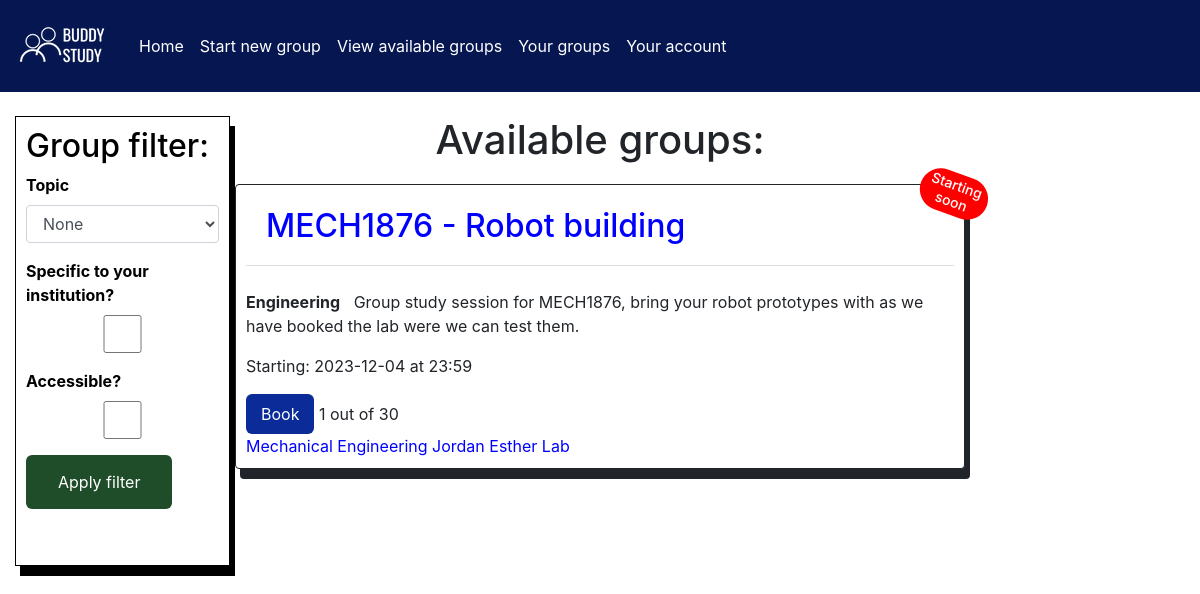
The app's page /viewGroups/institution=False/accessible=False/topic=None (signed in) with its own data.
### app/models.py (models this page shows, shortened)
class Group(db.Model):
    id = db.Column(db.Integer, primary_key=True)
    title = db.Column(db.String(500))
    topic = db.Column(db.String(500))
    description = db.Column(db.Text)
    startDate = db.Column(db.String(500))
    startTime = db.Column(db.String(500))
    capacity = db.Column(db.Integer)
    attendance = db.Column(db.Integer)
    meetingLocation = db.Column(db.Integer, db.ForeignKey('location.locationId'))
    institution = db.Column(db.String(500))
    user_groups = db.relationship('User_Group', backref='group', lazy='dynamic')

class Location(db.Model):
    locationId = db.Column(db.Integer, primary_key=True)
    locationTitle = db.Column(db.String(500))
    locationDescription = db.Column(db.Text)
    accessible = db.Column(db.Boolean)
    groups = db.relationship('Group', backref='location', lazy='dynamic')

### app/views.py (the view)
@app.route('/viewGroups/institution=<inst>/accessible=<accessible>/topic=<topic>', methods = ['GET', 'POST'])
def viewGroups(inst, accessible, topic):
    id = loginCheck()
    app.logger.info("View group page accessed")
    if(id != -1):
        allUserBookedSessions(id)
        allUserCreatedSessions(id)
        form = FilterGroupsForm()
        if(request.method == 'GET'):
            form.topic.data = topic
            if(inst == "True"):
                form.institution.data = True
            if(accessible == "True"):
                form.accessible.data = True
        if(form.validate_on_submit()):
            inst = form.institution.data
            accessible = form.accessible.data
            topic = form.topic.data
            redirectURL = "/viewGroups/institution=" + str(inst) +"/accessible=" + str(accessible) + "/topic=" + topic
            return redirect(redirectURL)
        if(inst != "False" or accessible != "False" or topic != "None"):
            groups = None
            if(inst != "False"):
                user = models.User.query.filter_by(id=id).first()
                groups = institutionSort(user.institution, groups)
            if(accessible != "False"):
                groups = accessibleSort(groups)
            if(topic != "None"):
                groups = topicSort(topic, groups)
        else:
            groups = allCurrentGroups()
    else:
        return redirect('/')
    groups = allCurrentPickableGroups(groups, id)
    return render_template('groupsView.html', groups=groups, userId=id,
                           form=form)

### app/forms.py
class FilterGroupsForm(FlaskForm):
    topic = SelectField('topic', choices = ['None', 'English', 'Mathematics', 'Computing',
                                                'Biology', 'Chemistry', 'Physics', 'Engineering',
                                                'Languages', 'Medicine', 'Nursing', 'Vetenarian sciences',
                                                'Music', 'Geography', 'History', 'Geology', 'Psychology', 'Sociology',
                                                'Criminology', 'Media studies', 'Communications', 'Religous studies',
                                                'Philosophy', 'Business', 'Economics', 'Political studies',
                                                'Law', 'Food sciences', 'Theatre studies'])
    accessible = BooleanField('accessible')
    institution = BooleanField('institution')

### app/views.py (called while the page is built)
def allCurrentPickableGroups(groups, userId):
    pickableGroups = []
    for group in groups:
        user_group = models.User_Group.query.filter_by(group_id=group[0].get('id'), user_id=userId).first()
        if(user_group is None):
            if(int(group[0].get('attendance')) < int(group[0].get('capacity'))):
                pickableGroups.append(group)
    return pickableGroups

def dateChecker(date, time):
    dateSplit = date.split('-')
    timeSplit = time.split(':')
    userDate = datetime(int(dateSplit[0]), int(dateSplit[1]),
                        int(dateSplit[2]),
                        int(timeSplit[0]), int(timeSplit[1]))
    currentDateTime = datetime.now()
    if(userDate <= currentDateTime):
        return False
    else:
        return True

def dateSoon(date, time):
    dateSplit = date.split('-')
    timeSplit = time.split(':')
    userDate = datetime(int(dateSplit[0]),
                        int(dateSplit[1]), int(dateSplit[2]),
                        int(timeSplit[0]), int(timeSplit[1]))
    currentDateTime = datetime.now()
    if(userDate.day == currentDateTime.day):
        return True
    else:
        return False

def loginCheck():
    id = request.cookies.get('userId')
    if(id is not None):
        return int(id)
    else:
        return -1

### app/templates/groupsView.html (shortened to what this page needs)
{% extends "base.html" %}
{% block filter %}
<head>
    <link rel="stylesheet" href="../../../static/style.css">
</head>
<body>
    <br>
        <div class="filter-box">
            <h2> Group filter: </h2>
            <form action="" method = "post" name="filterGroups">
                <p>
                    <label for = "topic_form"> <b> Topic</b></label>
                    {{ form.topic(class='form-control', id="topic_form") }}
                </p>
                <p>
                    <label for="institution_form"> <b> Specific to your institution? </b> </label>
                    {{ form.institution(class='form-control', id="institution_form") }}
                </p>
                <p>
                    <label for="accessible_form"> <b> Accessible? </b></label>
                    {{ form.accessible(class='form-control', id='accessible_form') }}
                </p>
                <p><input type = "submit" value="Apply filter" class="button-submit"></p>
            </form>
        </div>
</body>
{% endblock %}
{% block content %}
<head>
    <link rel="stylesheet" href="../../../static/style.css">
</head>
<body>
    <br>
    {% if groups %}
    <center><h1> Available groups: </h1></center>
        {% for g in groups %}
            <div class="card">
                <div class="card-header">
                    <h2><a class="card-link" href="/viewGroup/groupId={{ g.0.id }}">{{ g.0.title }}</a>
                        {% if g.0.soonDate %}<span class="ribbon"> Starting soon</span> {% endif %}</h2>
                </div>
                <br>
                <p><b>{{ g.0.topic }}</b> &nbsp {{ g.0.description }}</p>
                <p> Starting: {{ g.0.startDate }} at {{ g.0.startTime }}</p>
                <a class="book" id="{{ g.0.id }},{{ userId }}">
					</class><button type="button" class="button-book"> Book </button><span id="sup"> {{ g.0.attendance }}</span><span> out of {{ g.0.capacity }}</span></a>
                <a class="card-link" id="location" href="/viewLocation/locationId={{ g.0.meetingLocation }}"> {{ g.0.locationTitle }}</a>
            </div>
        {% endfor %}
    {% else %}
        <center><h1> There are currently no groups </h1>
        <p> There may be groups in the system however, you are either the creator, already booked on or the group has expired </p></center>
    {% endif %}
</body>
{% endblock %}

### app/static/style.css (style rules this page uses)
.card { margin: 20px; border: 1px solid; padding: 10px; box-shadow: 5px 10px; }
.card-header { color: white; background-color: white; }
.filter-box { height: 450px; width: 215px; color: black; background: white; outline: black; border: 1px solid; padding: 10px; box-shadow: 5px 10px; }
.button-submit { background-color: #1F4D29; border: none; color: white; border-radius:6px; padding: 15px 32px; text-align: center; text-decoration: none; display: inline-block; transition: all 0.2s ease; }
.ribbon { width: 70px; font-size: 14px; padding: 4px; position: absolute; right: -25px; top: -12px; text-align: center; border-radius: 25px; transform: rotate(20deg); background-color: red; color: white; }
.button-book { background-color: #0a2b98; border: none; color: white; border-radius:6px; padding: 8px 15px; text-align: center; text-decoration: none; display: inline-block; transition: all 0.2s ease; }
.card-link { color:blue; }

### records on screen
Group: title "MECH1876 - Robot building", topic "Engineering", description "Group study session for MECH1876, bring your robot prototypes with as we have booked the lab were we can test them.", startDate "2023-12-04", startTime "23:59"
Location: locationTitle "Mechanical Engineering Jordan Esther Lab"

### other values on screen
{{ g.0.attendance }} "1"
{{ g.0.capacity }} "30"
